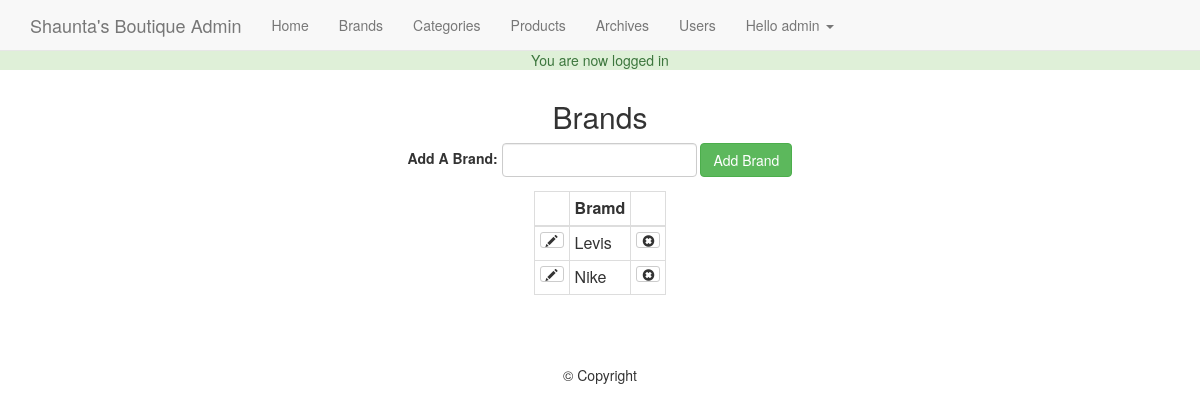
The page /admin/brands.php (signed in) on the database its author committed.
### tables this page shows
CREATE TABLE `users` (
  `id` int(11) NOT NULL,
  `full_name` varchar(255) NOT NULL,
  `email` varchar(175) NOT NULL,
  `password` varchar(255) NOT NULL,
  `join_date` datetime NOT NULL DEFAULT CURRENT_TIMESTAMP,
  `last_login` datetime NOT NULL,
  `permissions` varchar(255) NOT NULL
);

CREATE TABLE `brand` (
  `id` int(11) NOT NULL,
  `brand` varchar(255) NOT NULL
);

### helpers/helpers.php (called while the page is built, shortened)
<?php
function has_permission($permission = 'admin') {
    global $user_data;
    $permissions = explode(',', $user_data['permissions']);
    if (in_array($permission,$permissions)) {
        return true;
    }
    return false;
}

### admin/brands.php (the view, shortened to what this page needs)
<?php
    require_once $_SERVER['DOCUMENT_ROOT'].'/tutorial/core/init.php';
    include 'includes/head.php';
    include 'includes/navigation.php';
    $sql = "SELECT * FROM brand ORDER BY brand";
    $results = $db->query($sql);
?>
<h2 class="text-center">Brands</h2>
<div class="text-center">
    <form action="brands.php<?=((isset($_GET['edit'])))?'?edit='.$edit_id:'' ;?>" method="post" class="form-inline">
        <div class="form-group">
            <?php
            $brand_value = '';
            ?>
            <label for="brand"><?=((isset($_GET['edit'])))?'Edit':'Add A' ;?> Brand:</label>
            <input type="text" name="brand" id="brand" class="form-control" value="<?=$brand_value; ?>" >
            <input type="submit" name="add_submit" value="<?=((isset($_GET['edit'])))?'Edit':'Add' ;?> Brand" class="btn btn-success">
        </div>
    </form>
</div>
<table class="table table-bordered table-stripped table-auto table-condensed">
    <thead>
        <th></th>
        <th>Bramd</th>
        <th></th>
    </thead>
    <tbody>
    <?php while ($brand = mysqli_fetch_assoc($results)) : ?>
        <tr>
            <td><a href="brands.php?edit=<?= $brand['id']; ?>" class="btn btn-xs btn-default"><span class="glyphicon glyphicon-pencil"></span></a></td>
            <td><?= $brand['brand'] ;?></td>
            <td><a href="brands.php?delete=<?= $brand['id']; ?>" class="btn btn-xs btn-default"><span class="glyphicon glyphicon-remove-sign"></span></a></td>
        </tr>
    <?php endwhile; ?>
    </tbody>
</table>
<?php
include 'includes/footer.php';
?>

### admin/includes/navigation.php (shortened to what this page needs)
<nav class="navbar navbar-default navbar-fixed-top">
    <div class="container">
            <a href="/tutorial/admin/index.php" class="navbar-brand">Shaunta's Boutique Admin</a>
        <ul class="nav navbar-nav">
            <li><a href="../index.php">Home</a></li>
            <li><a href="brands.php">Brands</a></li>
            <li><a href="categories.php">Categories</a></li>
            <li><a href="products.php">Products</a></li>
            <li><a href="archives.php">Archives</a></li>
            <?php if (has_permission('admin')): ?>
            <li><a href="users.php">Users</a></li>
            <?php endif; ?>
            <li class="dropdown">
                <a href="#" class="dropdown-toggle" data-toggle="dropdown">Hello <?=$user_data['first'];?>
                    <span class="caret"></span>
                </a>
            </li>
        </ul>
    </div>
</nav>

### css/main.css (style rules this page uses)
body { padding-top: 50px; }
.table-auto { width: auto; margin: 0 auto; }

### rows shown on the page
users: full_name "admin"
brand: brand "Levis"
brand: brand "Nike"

### other values the page prints
$_SESSION['success_flash'] "You are now logged in"
